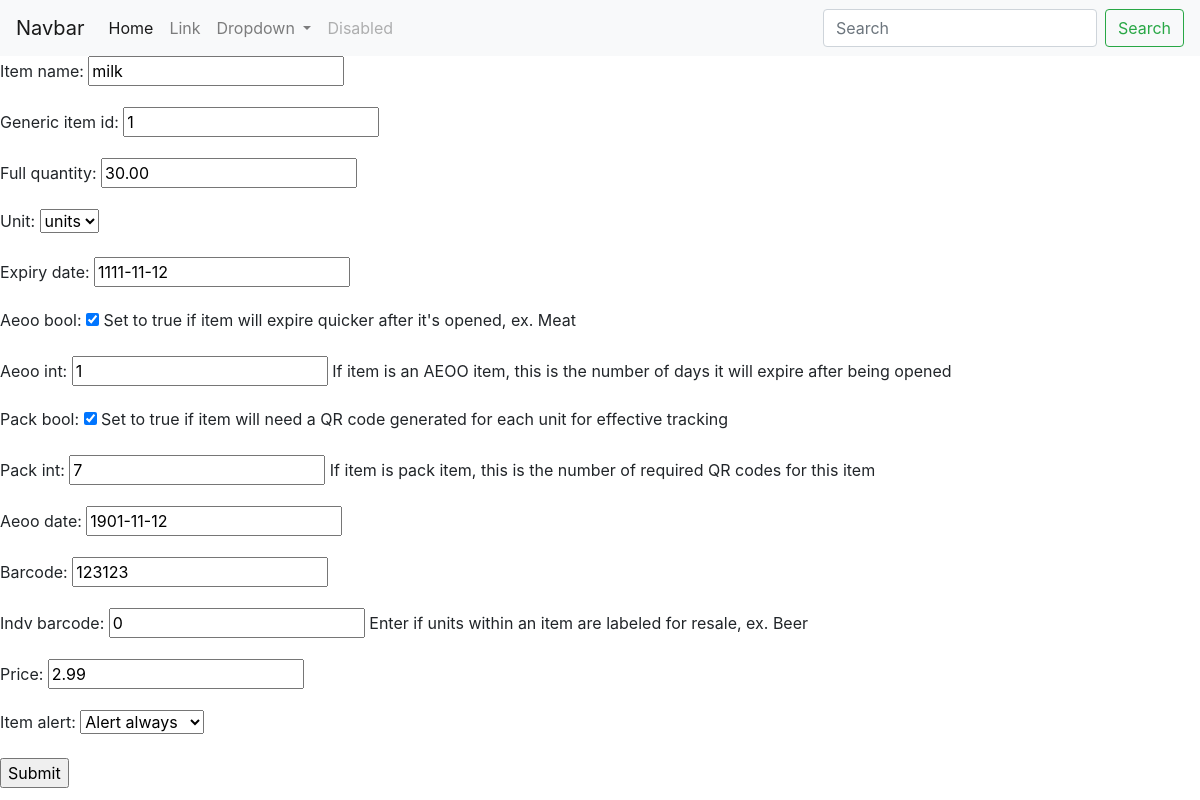
/inventory/edit/1/, run on the app's committed database.
### inventory/models.py (models this page shows, shortened)
class Item(models.Model):
    item_alert_choices = (
        ('0', "Don't alert"),
        ('1', "Optional alert"),
        ('2', "Alert always"),
    )
    unit_choices = (
        ('u', "units"),
        ('oz', "oz"),
        ('g', "g"),
    )
    item_name = models.CharField(max_length=30)
    generic_item_id = models.PositiveIntegerField()
    full_quantity = models.DecimalField(max_digits=5, decimal_places=2)
    current_quantity = models.DecimalField(
        blank=True,
        null=True,
        max_digits=5,
        decimal_places=2
    )
    unit = models.CharField(
        max_length=2,
        choices=unit_choices,
        default='g'
    )
    quantity_percentage = models.DecimalField(
        default='100',
        max_digits=5,
        decimal_places=2
    )
    expiry_date = models.DateField(
        blank=True,
        null=True,
    )
    aeoo_bool = models.BooleanField(
        help_text="Set to true if item will expire quicker after it's opened, ex. Meat"
    )
    aeoo_int = models.PositiveIntegerField(
        blank=True,
        null=True,
        help_text='If item is an AEOO item, this is the number of days it will expire after being opened'
    )
    pack_bool = models.BooleanField(help_text='Set to true if item will need a QR code generated for each unit for effective tracking')
    pack_int = models.PositiveIntegerField(
        blank=True,
        null=True,
        help_text='If item is pack item, this is the number of required QR codes for this item'
    )
    aeoo_date = models.DateField(blank=True, null=True)
    barcode = models.CharField(max_length=12)
    indv_barcode = models.CharField(
        max_length=12,
        blank=True,
        help_text='Enter if units within an item are labeled for resale, ex. Beer'
    )
    price = models.DecimalField(
        max_digits=6,
        decimal_places=2,
        blank=True,
        null=True,)
    price_per_quantity = models.DecimalField(
        max_digits=5,
        decimal_places=2,
        blank=True,
        null=True,)
    item_alert = models.CharField(
        max_length=1,
        choices=item_alert_choices,
        default='2'
    )

### inventory/views.py (the view)
# urls.py: path('edit/<int:Item_id>/', views.edit, name='edit'),
def edit(request, Item_id):
    instance = get_object_or_404(Item, id=Item_id)
    form = ItemForm(request.POST or None, instance=instance)
    if form.is_valid():
        form.save()
        return redirect('view', Item_id=Item_id)
    return render(request, 'inventory/edit.html', {'form': form})

### inventory/forms.py
class ItemForm(forms.ModelForm):
    class Meta:
        model = Item
        fields = ['item_name', 'generic_item_id',
                  'full_quantity',
                  'unit',
                  'expiry_date', 'aeoo_bool',
                  'aeoo_int', 'pack_bool',
                  'pack_int', 'aeoo_date',
                  'barcode', 'indv_barcode',
                  'price',
                  'item_alert']
        labels = {'item_name': 'Item name'}

### inventory/templates/inventory/edit.html (shortened to what this page needs)
{% extends "inventory/base.html" %}
{% block content %}
<form method="post">
    {{ form.as_p }}
    <input type="submit" value="Submit">
</form>
{% endblock %}

### data on the page
Item: item_name "milk", generic_item_id "1", full_quantity "30.00", unit "units", expiry_date "1111-11-12", aeoo_bool "☑", aeoo_int "1", pack_bool "☑", pack_int "7", aeoo_date "1901-11-12", barcode "123123", indv_barcode "0", price "2.99", item_alert "Alert always"
